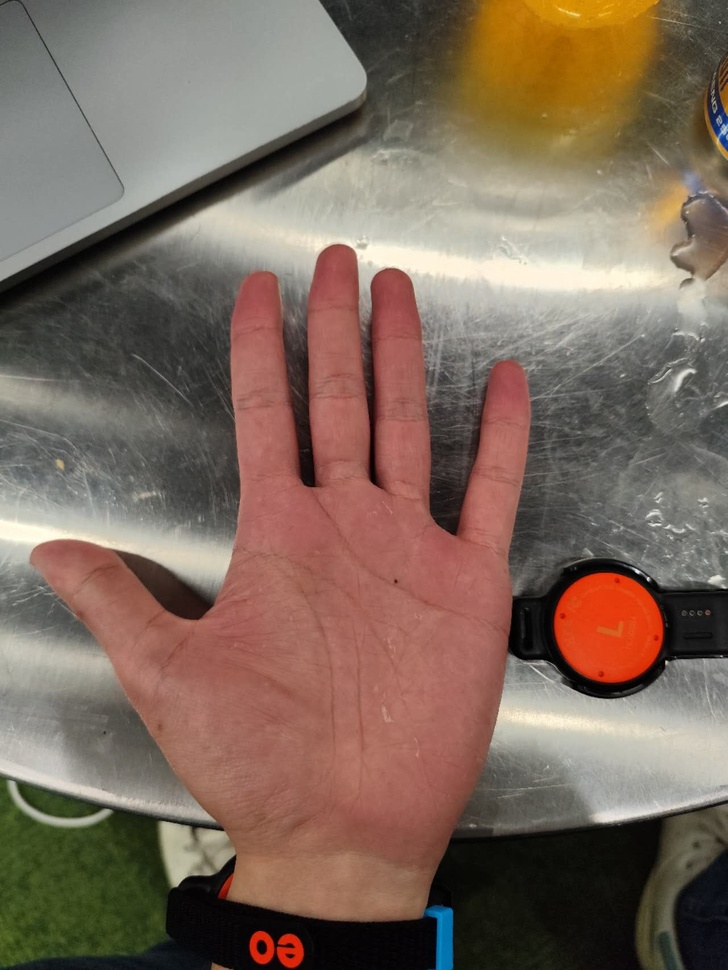
#> input picture images/image3.jpg, 728 x 970 px, shrunk from 1280 x 1706 before the run
$ python calculate_size.py
#> lines starting #> are read from the running program, lines starting #| are printed output that depends on the picture; after the words box and inside, x2 and y2 are one past the last pixel; in counts of white or black regions, pixels touching at a corner belong together
#> further down, img is the input picture: shape (970, 728, 3); mean B, G, R 92.2, 105.6, 125.6
import cv2
import numpy as np

class HandProcesser:
    def __init__(self, img):
        if img is None:
            raise ValueError("Image cannot be None")
        self.img = img

    def is_circle(self, contour, epsilon=0.15):
        area = cv2.contourArea(contour)
        if area == 0:
            return False
        (_, _), radius = cv2.minEnclosingCircle(contour)
        circle_area = np.pi * (radius ** 2)
        return abs(area - circle_area) / circle_area < epsilon

    def get_contours(self):
        ycbcr = cv2.cvtColor(self.img, cv2.COLOR_BGR2YCrCb)
#> ycbcr: shape (970, 728, 3); mean of channels 0, 1, 2 110.1, 139.1, 117.9
        _, cb, _ = cv2.split(ycbcr)
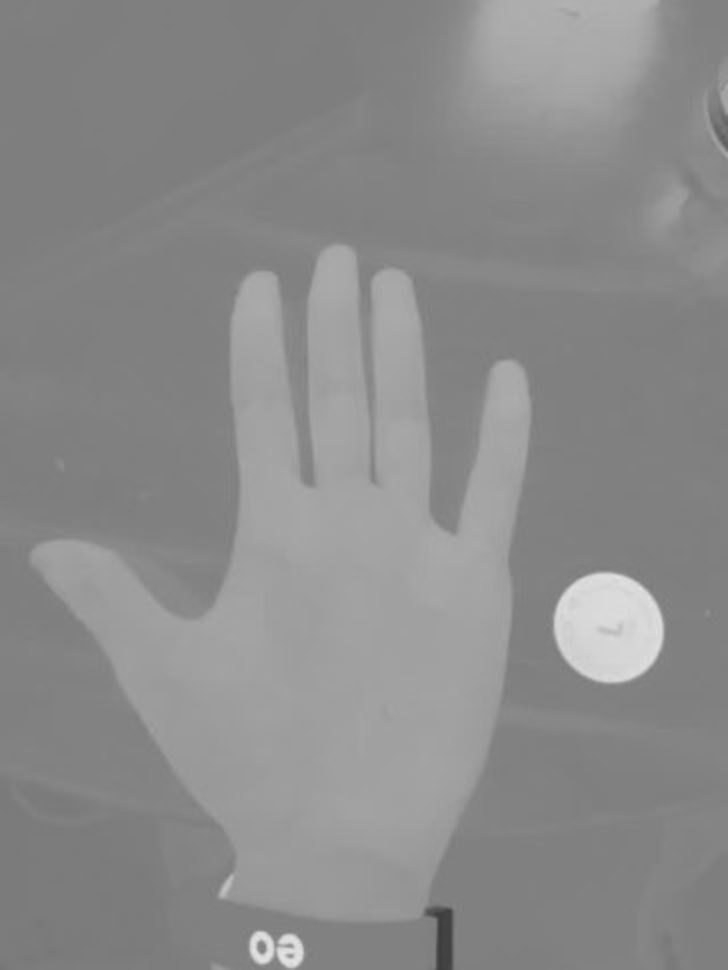
#> cb: shape (970, 728); min 61, max 228, mean 139.1
        _, thresh1 = cv2.threshold(cb, 120, 255, cv2.THRESH_BINARY + cv2.THRESH_OTSU)
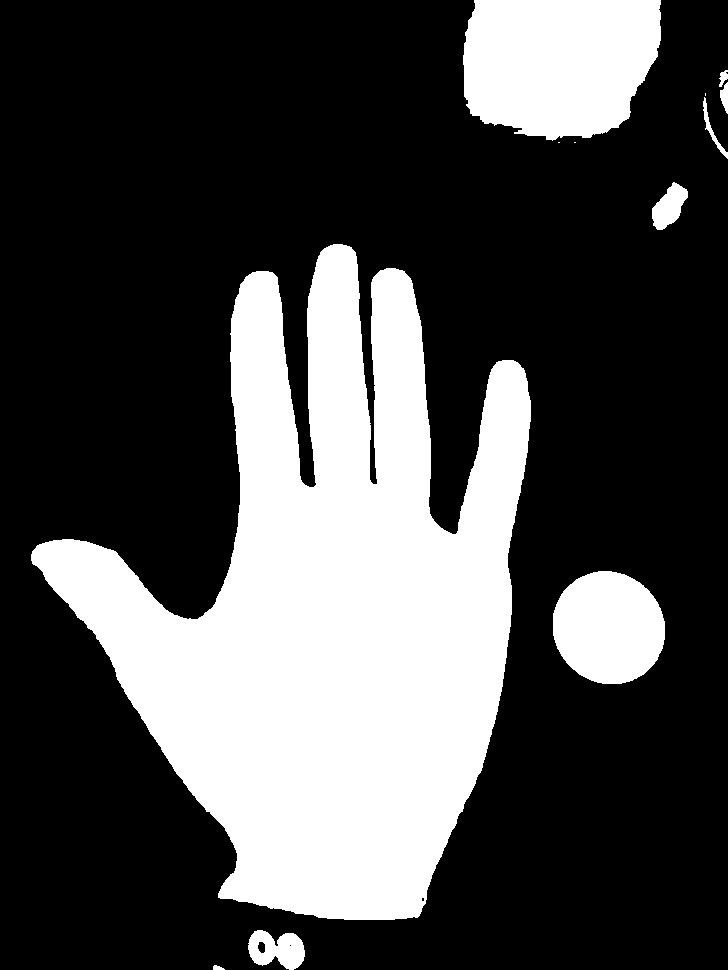
#> thresh1: shape (970, 728); 29.9% white; 12 white regions (3 under 20 px)

        CNTS, _ = cv2.findContours(thresh1, cv2.RETR_EXTERNAL, cv2.CHAIN_APPROX_SIMPLE)
#> CNTS = 12 contours, 3 with area under 20; largest, box (x1, y1, x2, y2) and area: (31, 244, 531, 920) 172622, (463, 0, 661, 141) 23294, (553, 571, 665, 684) 9831, (248, 930, 305, 970) 1530, (652, 182, 688, 230) 955
        if not CNTS:
            raise ValueError("No contours found in the image")

        hand = max(CNTS, key=cv2.contourArea)
#> hand = contour of 1037 points, box (x1, y1, x2, y2) (31, 244, 531, 920), area 172622
        if cv2.contourArea(hand) == 0:
            raise ValueError("Hand contour area is zero")

        circles = [cnt for cnt in CNTS if self.is_circle(cnt)]
#> circles = 1 contour; box (x1, y1, x2, y2) and area: (553, 571, 665, 684) 9831
        if not circles:
            return hand, None

        target_circle = max(circles, key=cv2.contourArea)
#> target_circle = contour of 153 points, box (x1, y1, x2, y2) (553, 571, 665, 684), area 9831
        return hand, target_circle

    def get_size(self, hand, target_circle):
        if target_circle is None:
            raise ValueError("Target circle is None")
        actual_area = 1.6*1.6 * 3.14  # radius = 1.8cm
        pixel_ratio = actual_area / cv2.contourArea(target_circle)
        return cv2.contourArea(hand) * pixel_ratio

    def process(self):
        try:
            hand, target_circle = self.get_contours()
            return round(self.get_size(hand, target_circle), 2)
#> in get_size, `pixel_ratio = actual_area / cv2.contourArea(target_circle)`: pixel_ratio = 0.000818
        except ValueError as e:
            print(f"Error: {e}")
            return None

if __name__ == "__main__":
    img = cv2.imread('./images/image3.jpg')
    try:
        hand = HandProcesser(img)
        result = hand.process()
#> result = 141.2
        if result is not None:
            print(f"The hand area in the image is {result} squared centimeters")
#| The hand area in the image is 141.15 squared centimeters
    except ValueError as e:
        print(f"Initialization Error: {e}")

$ run again, with images/image2.jpg copied over images/image3.jpg
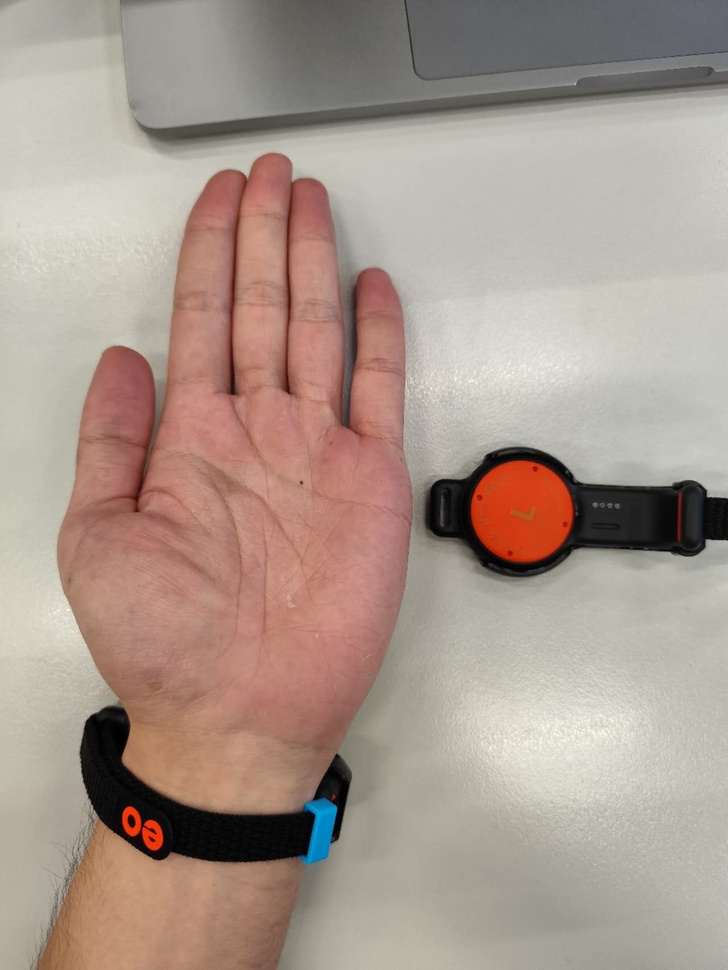
#> input picture images/image2.jpg, 728 x 970 px, shrunk from 1280 x 1706 before the run
#> img is the input picture: shape (970, 728, 3); mean B, G, R 141.7, 152.6, 169.7
#> ycbcr: shape (970, 728, 3); mean of channels 0, 1, 2 156.5, 137.5, 119.7
#> in get_contours, `_, cb, _ = cv2.split(ycbcr)`:
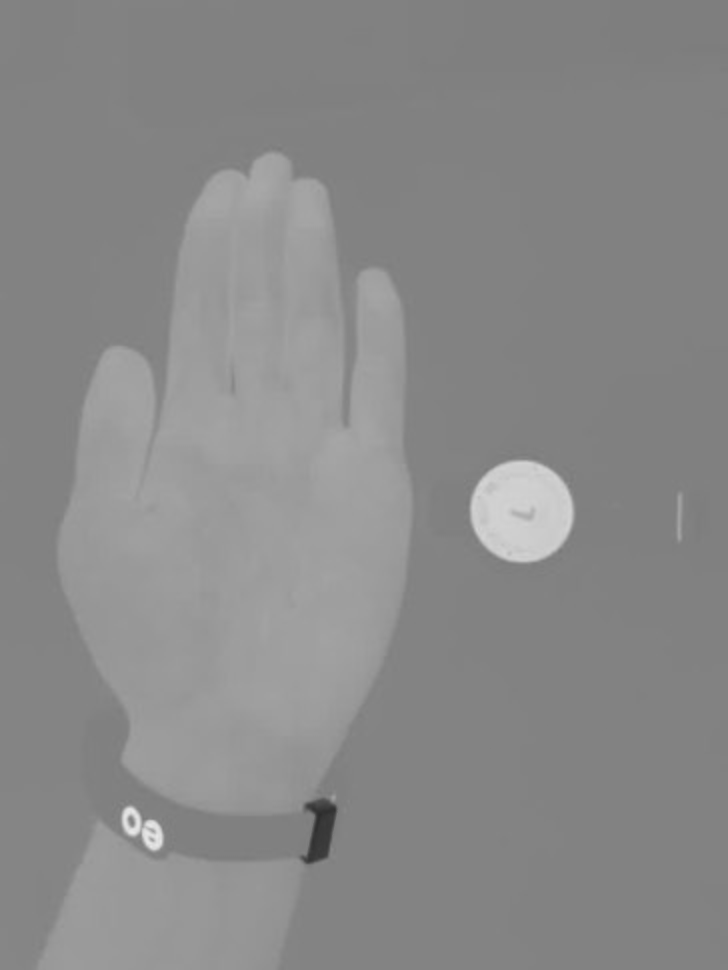
#> cb: shape (970, 728); min 43, max 232, mean 137.5
#> in get_contours, `_, thresh1 = cv2.threshold(cb, 120, 255, cv2.THRESH_BINARY + cv2.THRES..`:
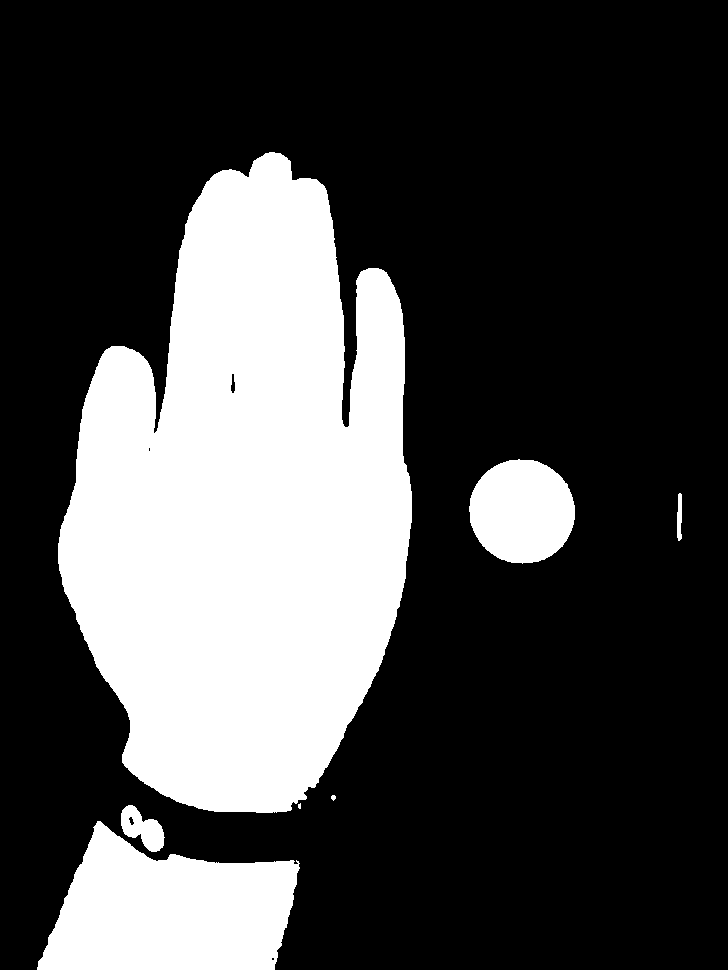
#> thresh1: shape (970, 728); 28.3% white; 7 white regions (1 under 20 px)
#> CNTS = 7 contours, 2 with area under 20; largest, box (x1, y1, x2, y2) and area: (58, 152, 412, 813) 162380, (37, 821, 300, 970) 26178, (469, 459, 575, 564) 8526, (121, 805, 165, 852) 1106, (677, 493, 682, 541) 153
#> in get_contours, `hand = max(CNTS, key=cv2.contourArea)`: hand = contour of 800 points, box (x1, y1, x2, y2) (58, 152, 412, 813), area 162380
#> circles = 1 contour; box (x1, y1, x2, y2) and area: (469, 459, 575, 564) 8526
#> in get_contours, `target_circle = max(circles, key=cv2.contourArea)`: target_circle = contour of 158 points, box (x1, y1, x2, y2) (469, 459, 575, 564), area 8526
#> pixel_ratio = 0.000943
#> result = 153.1
#| The hand area in the image is 153.08 squared centimeters

$ run again, with images/image4.jpg copied over images/image3.jpg
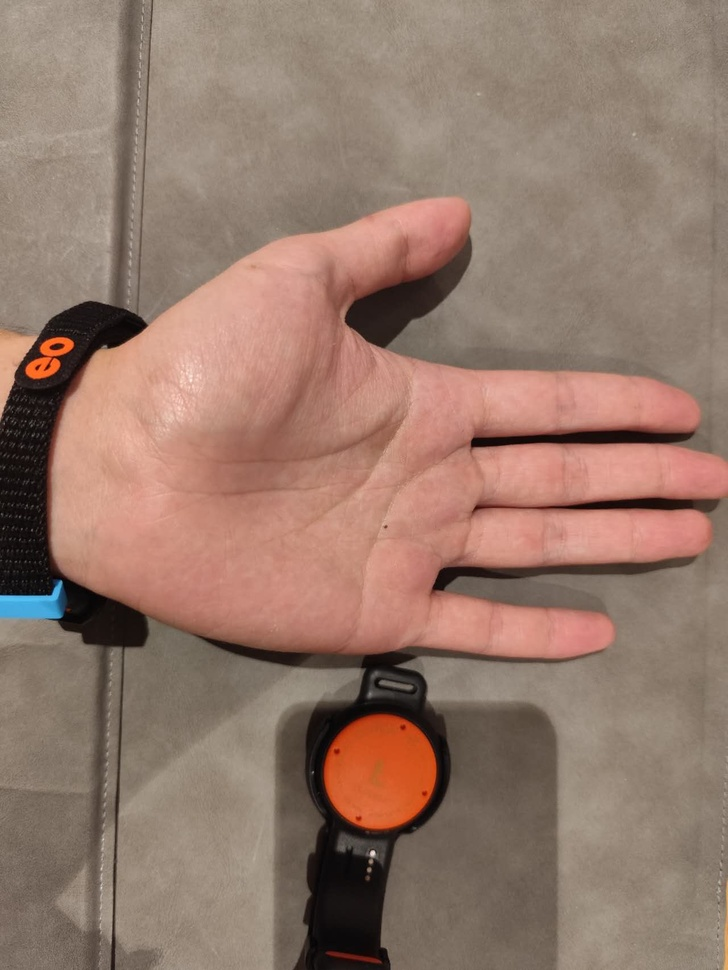
#> input picture images/image4.jpg, 728 x 970 px, shrunk from 1280 x 1706 before the run
#> img is the input picture: shape (970, 728, 3); mean B, G, R 107.3, 121.2, 148.9
#> ycbcr: shape (970, 728, 3); mean of channels 0, 1, 2 127.9, 143, 116.4
#> in get_contours, `_, cb, _ = cv2.split(ycbcr)`:
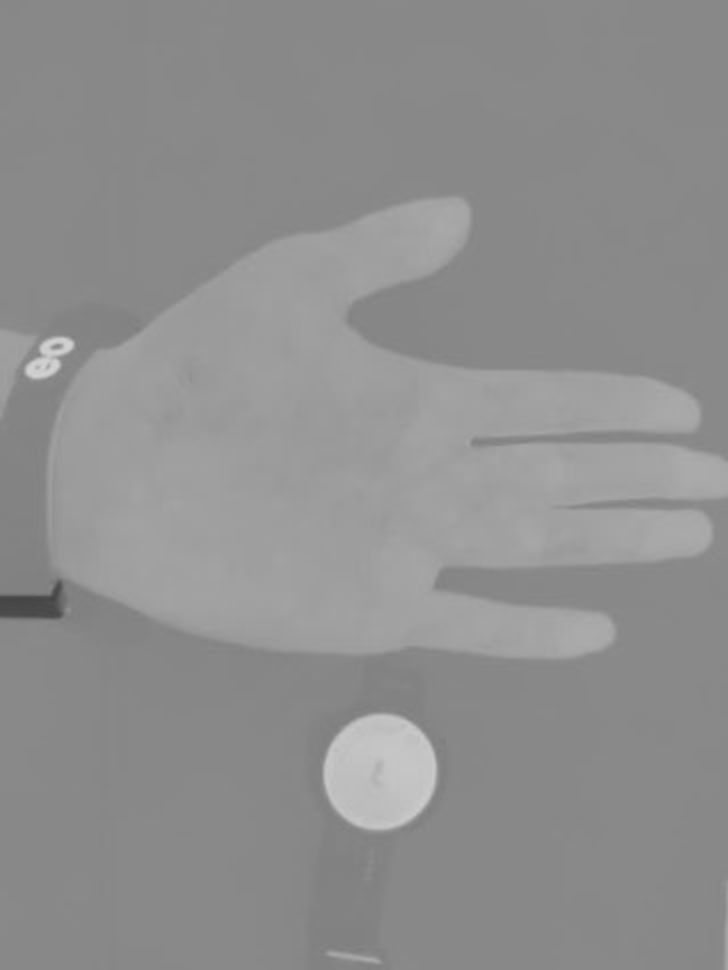
#> cb: shape (970, 728); min 69, max 211, mean 143
#> in get_contours, `_, thresh1 = cv2.threshold(cb, 120, 255, cv2.THRESH_BINARY + cv2.THRES..`:
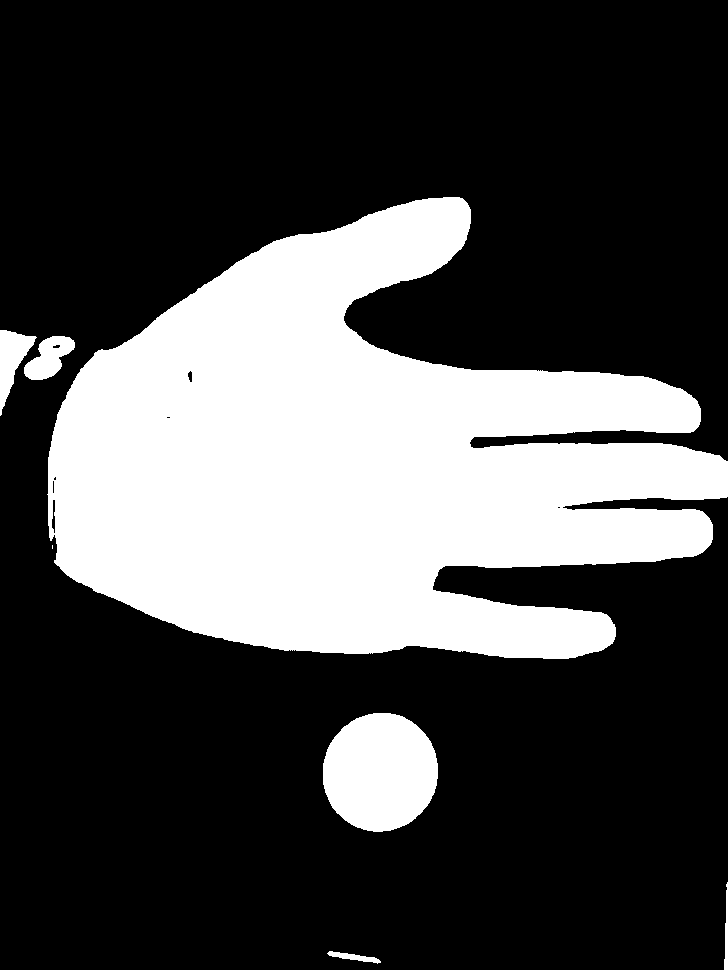
#> thresh1: shape (970, 728); 28.9% white; 7 white regions (1 under 20 px)
#> CNTS = 7 contours, 1 with area under 20; largest, box (x1, y1, x2, y2) and area: (47, 197, 728, 659) 188634, (323, 713, 438, 832) 10624, (0, 330, 37, 416) 1326, (24, 336, 75, 380) 1250, (327, 951, 381, 964) 224, (724, 882, 728, 970) 140
#> in get_contours, `hand = max(CNTS, key=cv2.contourArea)`: hand = contour of 1004 points, box (x1, y1, x2, y2) (47, 197, 728, 659), area 188634
#> circles = 1 contour; box (x1, y1, x2, y2) and area: (323, 713, 438, 832) 10624
#> in get_contours, `target_circle = max(circles, key=cv2.contourArea)`: target_circle = contour of 161 points, box (x1, y1, x2, y2) (323, 713, 438, 832), area 10624
#> pixel_ratio = 0.000757
#> result = 142.7
#| The hand area in the image is 142.72 squared centimeters

$ run again, with images/image5.jpg copied over images/image3.jpg
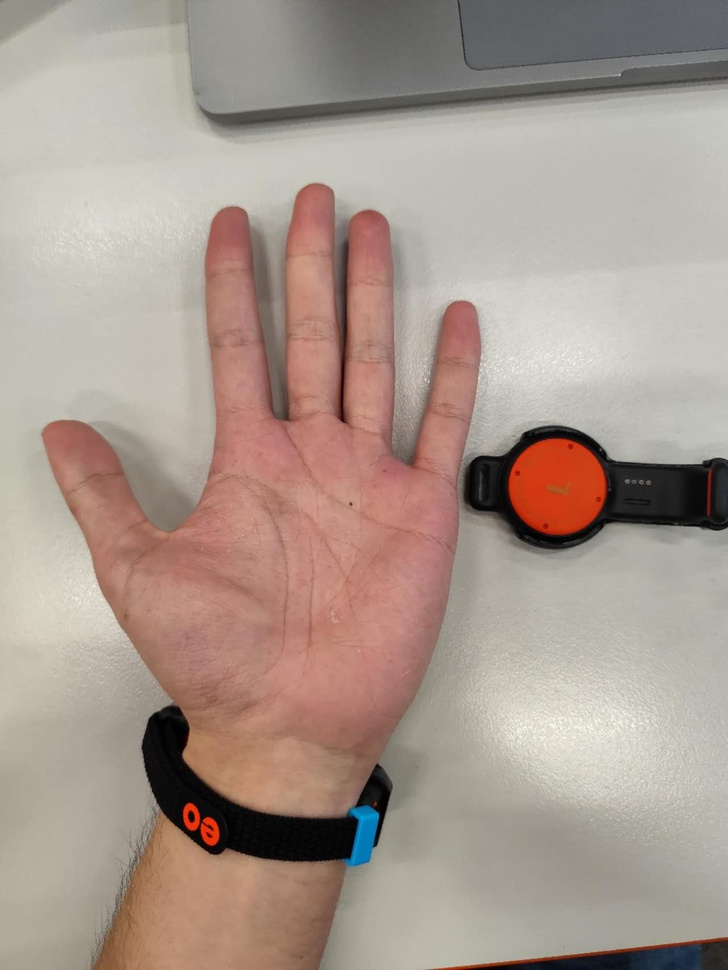
#> input picture images/image5.jpg, 728 x 970 px, shrunk from 1280 x 1706 before the run
#> img is the input picture: shape (970, 728, 3); mean B, G, R 142.3, 152.8, 168.9
#> ycbcr: shape (970, 728, 3); mean of channels 0, 1, 2 156.4, 137, 120
#> in get_contours, `_, cb, _ = cv2.split(ycbcr)`:
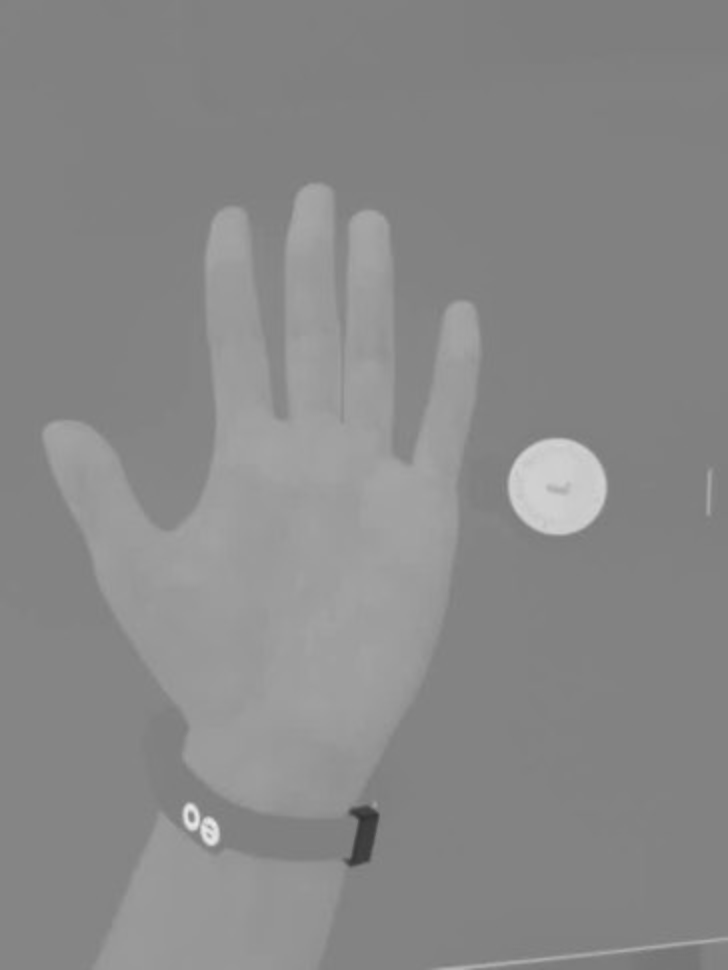
#> cb: shape (970, 728); min 47, max 232, mean 137
#> in get_contours, `_, thresh1 = cv2.threshold(cb, 120, 255, cv2.THRESH_BINARY + cv2.THRES..`:
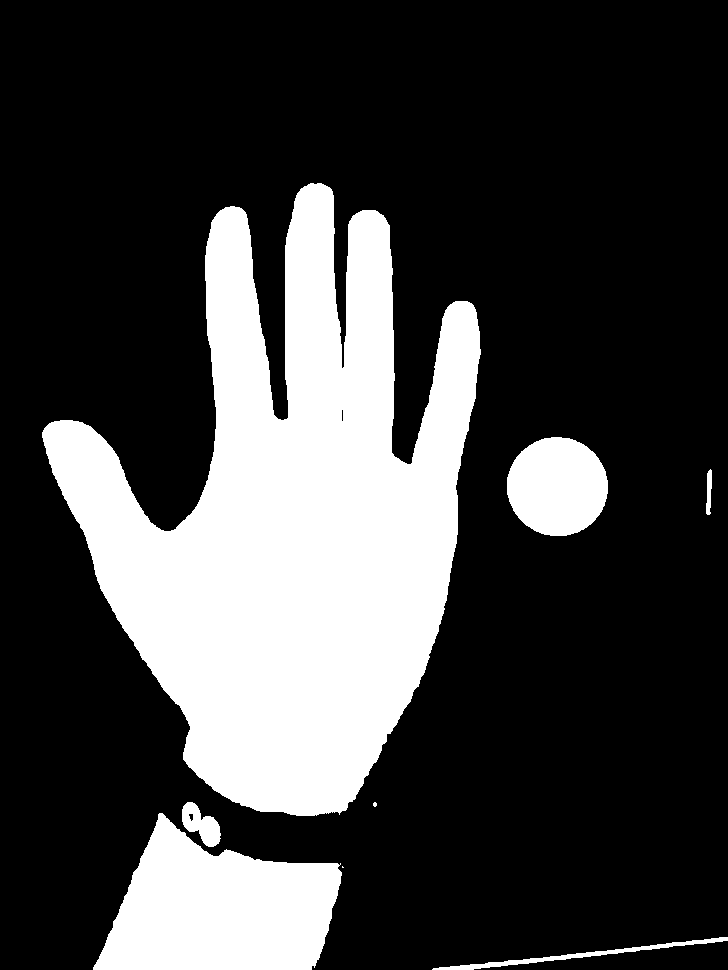
#> thresh1: shape (970, 728); 25.8% white; 8 white regions (2 under 20 px)
#> CNTS = 8 contours, 2 with area under 20; largest, box (x1, y1, x2, y2) and area: (42, 183, 481, 816) 145194, (93, 813, 342, 970) 25025, (507, 437, 608, 536) 7725, (432, 937, 728, 970) 990, (182, 802, 221, 847) 926, (706, 469, 712, 515) 155
#> in get_contours, `hand = max(CNTS, key=cv2.contourArea)`: hand = contour of 1000 points, box (x1, y1, x2, y2) (42, 183, 481, 816), area 145194
#> circles = 1 contour; box (x1, y1, x2, y2) and area: (507, 437, 608, 536) 7725
#> in get_contours, `target_circle = max(circles, key=cv2.contourArea)`: target_circle = contour of 137 points, box (x1, y1, x2, y2) (507, 437, 608, 536), area 7725
#> pixel_ratio = 0.00104
#> result = 151.1
#| The hand area in the image is 151.08 squared centimeters
